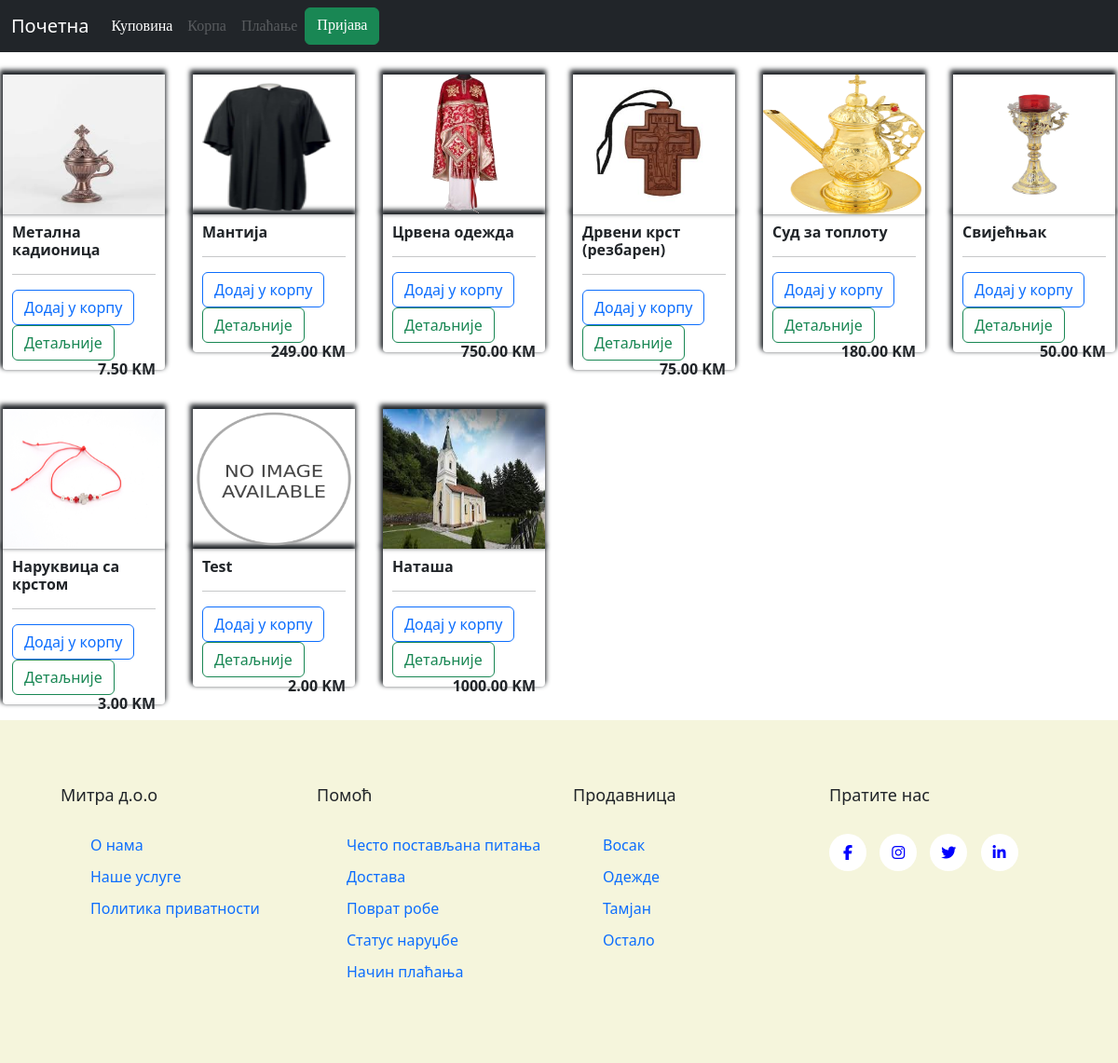
/store/, run on the app's committed database.
### store/models.py (models this page shows, shortened)
class Product(models.Model):
    name = models.CharField(max_length=200, null=True)
    price = models.FloatField()
    digital = models.BooleanField(default=False, null=True, blank=True)
    image = models.ImageField(null=True, blank=True)

### store/views.py (the view)
# urls.py: path('', include('store.urls')),
def store(request):
    products = Product.objects.all()
    context = {'products':products}
    return render(request, 'store/store.html', context)

### store/templates/store/store.html
{%extends 'store/base.html'%}
{%load static%}
{%block content%}
<div class="row">
    {%for product in products%}
    <div class="col-lg-2" style="padding-left: 15px; padding-right: 15px;">
        <br>
        {%if product.image%}
        <img class="thumbnail" src="{{product.image.url}}">
        {%else%}
        <img class="thumbnail" src="{%static 'images/no_image.png'%}">
        {%endif%}
        <div class="box-element product">
            <h6><strong>{{product.name}}</strong></h6>
            <hr>
            <button data-product="{{product.id}}" data-action="add" class="btn btn-outline-primary add-btn update-cart">Додај у корпу</button>
            <a class="btn btn-outline-success" href="#">Детаљније</a>
            <h4 style="float: right; font-size: medium;"><strong>{{product.price|floatformat:2}} KM</strong></h4>
        </div>
    </div>
    {%endfor%}
</div>
{%endblock content%}

### static/css/main.css (style rules this page uses)
.box-element { box-shadow: hsl(0, 0%, 80%) 0 0 16px; border-radius: 4px; background-color: #fff; padding: 10px; box-shadow: -1px -3px 5px 2px; }
.product { border-radius: 0 0 4px 4px; }
.thumbnail { width: 100%; height: 150px; box-shadow: -1px -3px 5px 2px; }

### static/css/footer.css (style rules this page uses)
.row { display: flex; flex-wrap: wrap; }

### data on the page
Product: image (picture), name "Метална кадионица", price "7.50"
Product: image (picture), name "Мантија", price "249.00"
Product: image (picture), name "Црвена одежда", price "750.00"
Product: image (picture), name "Дрвени крст (резбарен)", price "75.00"
Product: image (picture), name "Суд за топлоту", price "180.00"
Product: image (picture), name "Свијећњак", price "50.00"
Product: image (picture), name "Наруквица са крстом", price "3.00"
Product: name "Test", price "2.00"
Product: image (picture), name "Наташа", price "1000.00"
